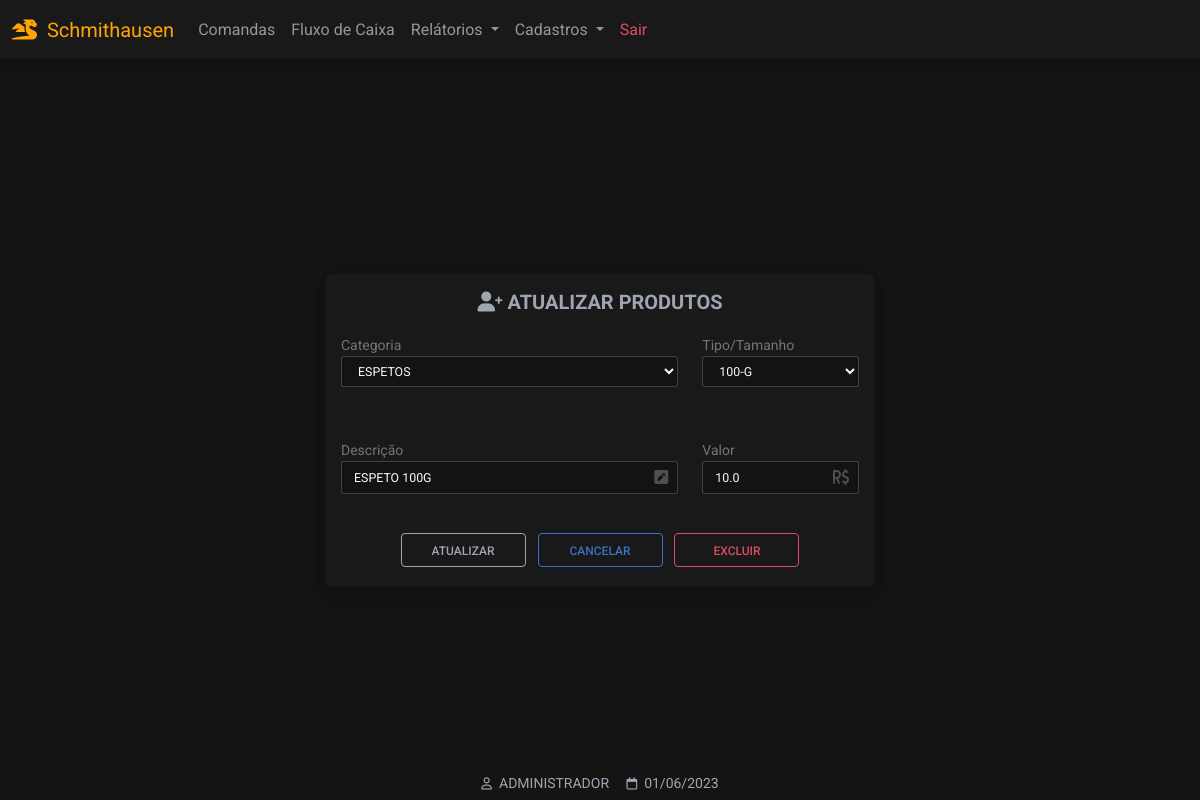
/produtos_atualizar/1/1/1 (signed in), run on an earlier commit of the app's database.
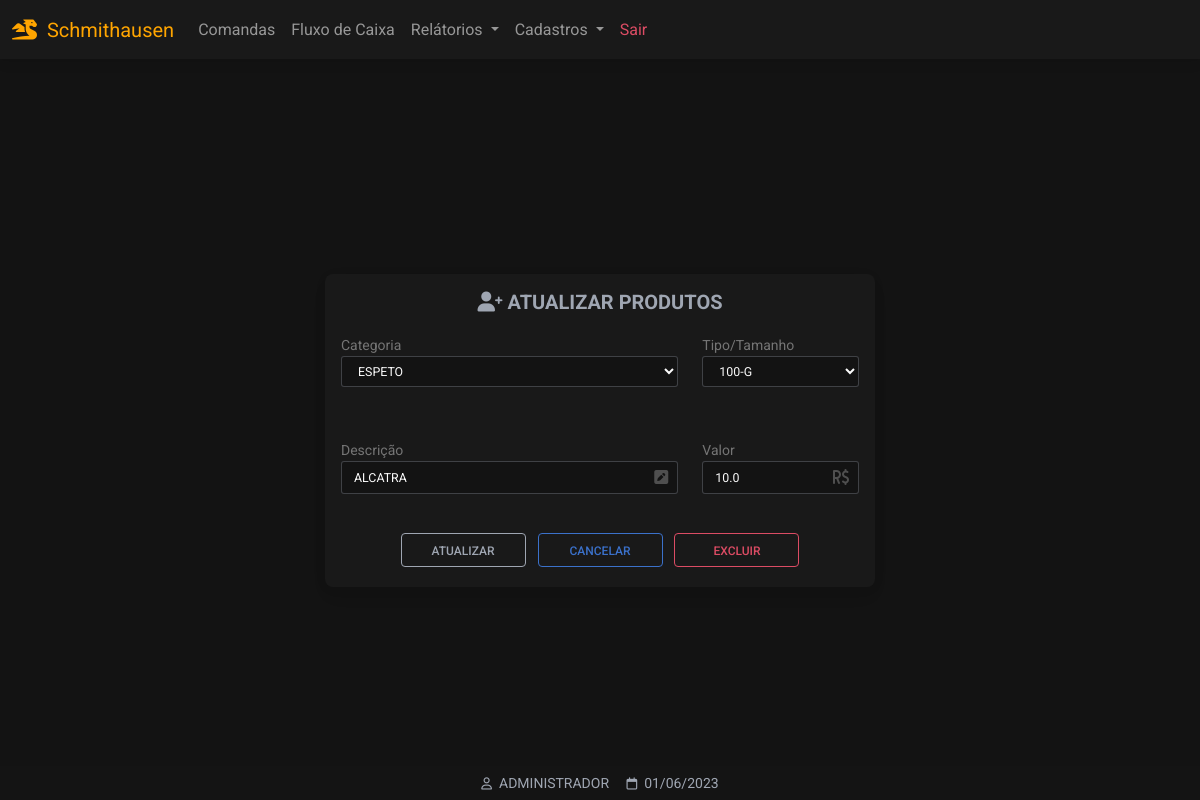
And on a later commit of the database.
### website/models.py (models this page shows)
class Produto(db.Model):
    id = db.Column(db.Integer, primary_key=True)
    categoria = db.Column(db.String(150))
    descricao = db.Column(db.String(150))
    tamanho = db.Column(db.String(150))
    valor = db.Column(db.Float)
    data_criacao = db.Column(db.DateTime(timezone=True), default=func.now())
    user_id = db.Column(db.Integer, db.ForeignKey('user.id'))

### website/views.py (the view, shortened to what this page needs)
@views.route('/produtos_atualizar/<int:id>/<int:cat>/<int:tam>', methods=['GET','POST'])
@login_required
def atualizarProdutos(id,cat,tam):
    form = CadastroProduto()
    form.categoria.query = Categoria.query
    form.tamanho.query = Tamanho.query
    get_pro = Produto.query.get(id)
    objTamanhos = Tamanho.query.all()
    catArray = []
    for row in objTamanhos:
        obj = {}
        obj['tam_id'] = row.id
        obj['tam_nome'] = row.nome
        obj['cat_id'] = row.tamanhos.id
        obj['cat_nome'] = row.tamanhos.nome
        catArray.append(obj)
    get_cat_text = Categoria.query.get(cat).nome
    get_tam_text = Tamanho.query.get(tam).nome
    return render_template('produtos_atualizar.html',
    user=current_user,
    data=data,
    form=form,
    p=get_pro,
    objTamanhos=catArray,
    tamTex=get_tam_text,
    catTex=get_cat_text
    )

### website/forms.py
class CadastroProduto(FlaskForm):
	categoria = QuerySelectField(
	get_label='nome',
	allow_blank=True,
	blank_text='-- SELECIONE --',
	validators = [
	DataRequired(message=("Obrigatório!"))
	])
	tamanho = QuerySelectField(
	get_label='nome',
	allow_blank=True,
	blank_text='-- SELECIONE --',
	validators = [
	DataRequired(message=("Obrigatório!"))
	])
	descricao = StringField('descricao',
	validators = [
	DataRequired(message=("Obrigatório!")),
	Length(min=4, message=("Pelo menos 4 caracteres!"))
	])
	valor = FloatField(
	'valor',
	validators = [
	DataRequired(message=("Obrigatório!"))
	])

### website/templates/produtos_atualizar.html (shortened to what this page needs)
{% extends "base.html" %}
{% block title %} Atualizar Produtos {% endblock %} {% block
content %}
{% set id = p.id %}
{% set descricao = p.descricao %}
{% set categoria = p.categoria %}
{% set tamanho = p.tamanho %}
{% set valor = p.valor %}
<div class="pt-5 container-fluid background-container-form d-flex align-items-center justify-content-center"
  style="min-height: 100dvh">
  <form id="atualizarProdutos" method="POST" class="form-outline form-white card bg-dark mt-5 mb-5 p-3 larg-max-form"
    action="" novalidate>
    <h2 align="center" class="fw-bold mb-1 text-uppercase text-secondary mb-3 h5">
      <i class="fa-solid fa-user-plus"></i>
      ATUALIZAR PRODUTOS
    </h2>
    <div class="row">
      <div class="col-sm-8">
        <div class="form-text">Categoria</div>
        <div class="pb-5">
          {{ form.categoria( class='myInputs form-control-sm',
          style='text-transform:uppercase', id='categorias', autofocus='true')
          }}
        </div>
      </div>
      <div class="col">
        <div class="form-text">Tipo/Tamanho</div>
        <div class="pb-5">
          {{ form.tamanho( class='myInputs form-control-sm',
          style='text-transform:uppercase', id='tamanhos', autofocus='true') }}
        </div>
      </div>
    </div>
    <div class="row">
      <div class="col-sm-8">
        <div class="form-text">Descrição</div>
        <div class="form-outline">
          {{ form.descricao( class='myInputs form-control-sm',
          style='text-transform:uppercase', value=p.descricao) }}
        </div>
      </div>
      <div class="col">
        <div class="form-text">Valor</div>
        <div class="form-outline">
          {{ form.valor( class='myInputs form-control-sm',
          style='text-transform:uppercase', value=p.valor, id='valor') }}
        </div>
      </div>
    </div>
    <div class="text-center">
      <input style="width:125px" type="submit" value="ATUALIZAR" class="btn btn-outline-light m-1" />
      <a style="width:125px" href="/produtos" class="btn btn-outline-primary m-1">CANCELAR</a>
      <a style="width:125px" class="btn btn-outline-danger m-1" data-mdb-toggle="modal"
        data-mdb-target="#confirmmodal">EXCLUIR</a>
    </div>
  </form>
</div>
{% endblock %}
{% block titlefooter %}
<span style="color: #9fa6b2">
  &nbsp;{{ user.first_name.split()[0] | upper }} &nbsp;&nbsp;&nbsp;
  <span style="color: #9fa6b2">
    &nbsp;{{ data.strftime('%d/%m/%Y') }}
  </span>
  {% endblock %}</span>

What changed in the data, as far as the page shows it:
changed Produto: categoria "ESPETOS" → "ESPETO"; descricao "ESPETO 100G" → "ALCATRA"
